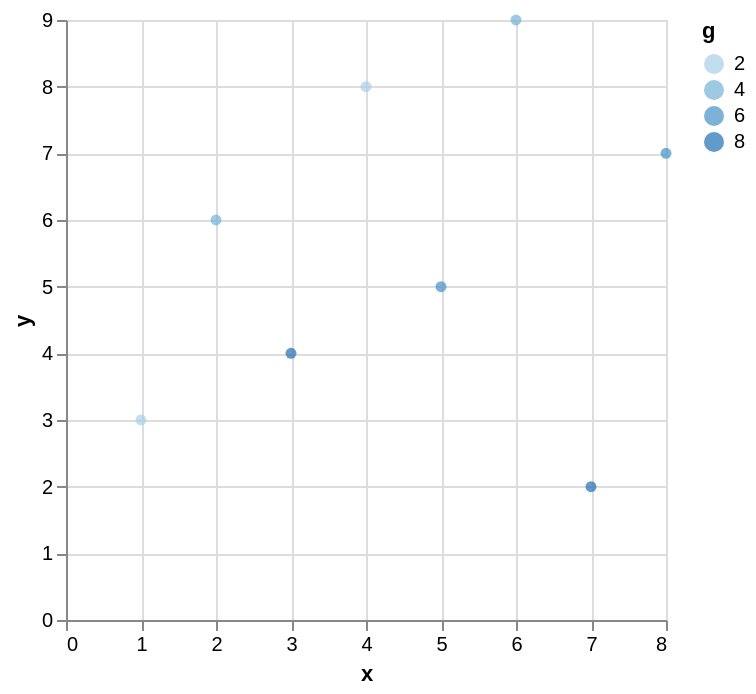

The specification (Vega-Lite) saved for this image:
### Vega-Lite specification from a JSON file in a GitHub repository (floating-point values rounded to 4 significant figures)
{"data": {"values": [{"x": 1, "y": 3, "g": 2}, {"x": 2, "y": 6, "g": 4}, {"x": 3, "y": 4, "g": 8}, {"x": 4, "y": 8, "g": 2}, {"x": 5, "y": 5, "g": 6}, {"x": 6, "y": 9, "g": 4}, {"x": 7, "y": 2, "g": 8}, {"x": 8, "y": 7, "g": 6}]}, "mark": "circle", "encoding": {"x": {"field": "x", "type": "quantitative"}, "y": {"field": "y", "type": "quantitative"}, "color": {"field": "g", "type": "ordinal"}}}
